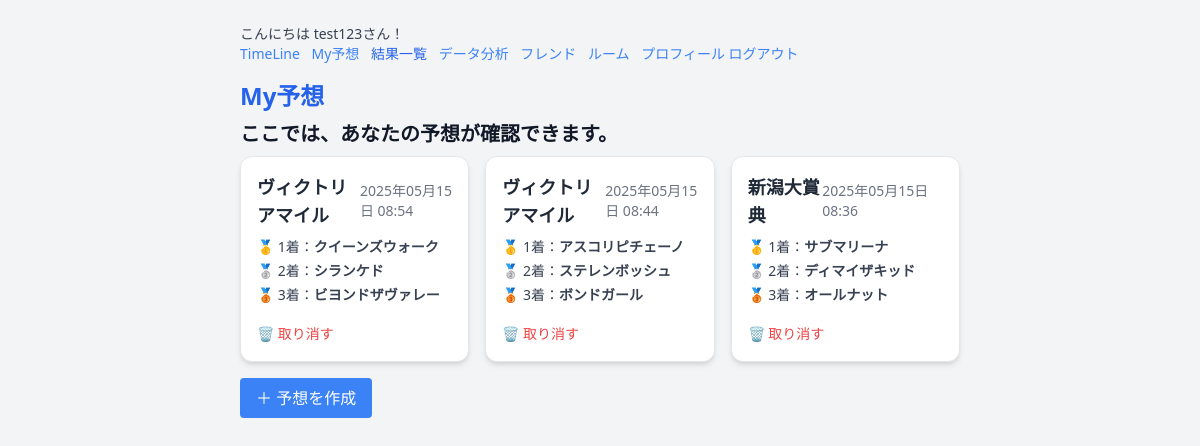
The page /predictions/ (signed in) on the database as committed earlier.
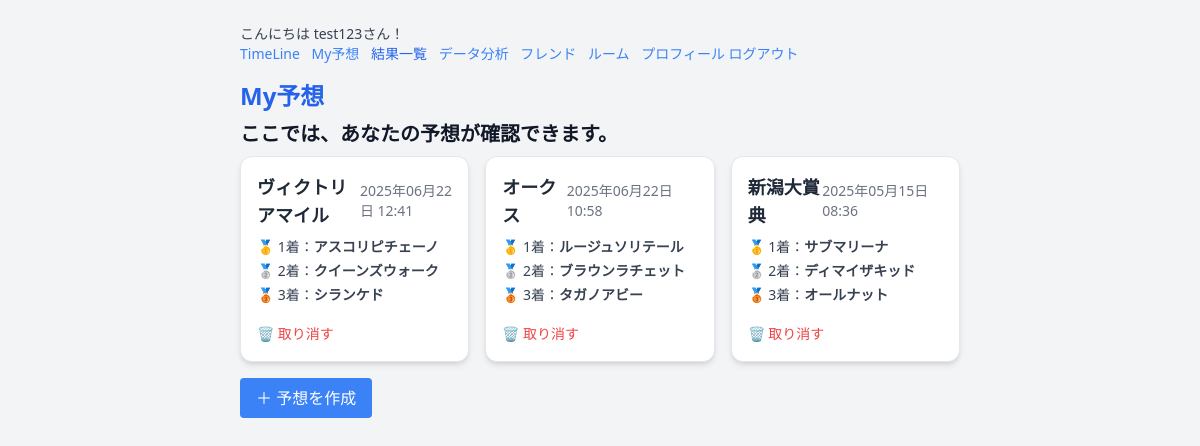
The same page on the database as committed later.
### prediction/models.py (models this page shows, shortened)
class Prediction(models.Model):
    user = models.ForeignKey(User, on_delete=models.CASCADE)
    race = models.ForeignKey(Race, on_delete=models.CASCADE)
    first_position = models.ForeignKey(Horse, on_delete=models.CASCADE, related_name='first_predictions')
    second_position = models.ForeignKey(Horse, on_delete=models.CASCADE, related_name='second_predictions')
    third_position = models.ForeignKey(Horse, on_delete=models.CASCADE, related_name='third_predictions')
    created_at = models.DateTimeField(auto_now_add=True)

class Race(models.Model):
    name = models.CharField(max_length=100)

class Horse(models.Model):
    name = models.CharField(max_length=100)
    race = models.ForeignKey('Race', related_name='horses', on_delete=models.CASCADE)

### prediction/views.py (the view)
# urls.py: path('predictions/', views.prediction_list, name='prediction_list'),
@login_required
def prediction_list(request):
    predictions = Prediction.objects.filter(user=request.user).order_by('-created_at')
    return render(request, 'list.html', {'predictions': predictions})

### theme/templates/list.html (shortened to what this page needs)
{% extends 'base.html' %}
{% block content %}
<h1 class="text-2xl font-bold text-blue-600 mb-2">My予想</h1>
<h2 class="text-xl font-bold text-black mb-2">
  ここでは、あなたの予想が確認できます。
</h2>
{% if predictions %}
<div class="grid grid-cols-1 md:grid-cols-2 lg:grid-cols-3 gap-4">
  {% for p in predictions %}
  <div class="bg-white border rounded-xl shadow-md p-4">
    <div class="flex justify-between items-center mb-2">
      <h2 class="text-lg font-semibold text-gray-800">{{ p.race.name }}</h2>
      <span class="text-sm text-gray-500">
        {{ p.created_at|date:"Y年m月d日 H:i" }}
      </span>
    </div>
    <ul class="text-sm text-gray-700 space-y-1 mb-4">
      <li>🥇 1着：<strong>{{ p.first_position.name }}</strong></li>
      <li>🥈 2着：<strong>{{ p.second_position.name }}</strong></li>
      <li>🥉 3着：<strong>{{ p.third_position.name }}</strong></li>
    </ul>
    {% if p.user == request.user %}
    <form
      action="{% url 'delete_prediction' p.pk %}"
      method="POST"
      onsubmit="return confirm('本当に削除しますか？');"
    >
      <button type="submit" class="text-sm text-red-500 hover:underline">
        🗑️ 取り消す
      </button>
    </form>
    {% endif %}
  </div>
  {% endfor %}
</div>
{% else %}
<p>まだ予想がありません。</p>
{% endif %}
<a
  href="{% url 'submit_prediction' %}"
  class="inline-block bg-blue-500 text-white px-4 py-2 rounded hover:bg-blue-600 mb-4 mt-4"
>
  ＋ 予想を作成
</a>
{% endblock %}

Rows that differ between the two databases and show on the page:
removed Prediction: race.name "ヴィクトリアマイル", created_at "2025年05月15日 08:54", first_position.name "クイーンズウォーク", second_position.name "シランケド", third_position.name "ビヨンドザヴァレー", shows "🗑️ 取り消す"
removed Prediction: race.name "ヴィクトリアマイル", created_at "2025年05月15日 08:44", first_position.name "アスコリピチェーノ", second_position.name "ステレンボッシュ", third_position.name "ボンドガール", shows "🗑️ 取り消す"
added Prediction: race.name "ヴィクトリアマイル", created_at "2025年06月22日 12:41", first_position.name "アスコリピチェーノ", second_position.name "クイーンズウォーク", third_position.name "シランケド", shows "🗑️ 取り消す"
added Prediction: race.name "オークス", created_at "2025年06月22日 10:58", first_position.name "ルージュソリテール", second_position.name "ブラウンラチェット", third_position.name "タガノアビー", shows "🗑️ 取り消す"
